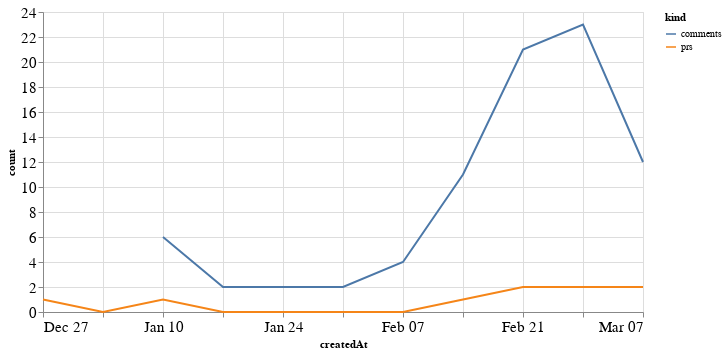

This figure's notebook cell:
### Code cell
alt.Chart(total_time, width=600).mark_line().encode(
    x='createdAt',
    y='count',
    color='kind'
)

### Figure 1 — Vega-Lite specification as saved in the notebook (floating-point values rounded to 4 significant figures)
{"config": {"axisLeft": {"labelFontSize": 15}, "axisBottom": {"labelFontSize": 15}}, "data": {"name": "data-c6f058f53fb024e5357417e7074bca57"}, "mark": "line", "encoding": {"color": {"type": "nominal", "field": "kind"}, "x": {"type": "temporal", "field": "createdAt"}, "y": {"type": "quantitative", "field": "count"}}, "width": 600, "$schema": "https://vega.github.io/schema/vega-lite/v4.8.1.json", "datasets": {"data-c6f058f53fb024e5357417e7074bca57": [{"createdAt": "2020-12-27T00:00:00", "kind": "prs", "count": 1.0}, {"createdAt": "2021-01-03T00:00:00", "kind": "prs", "count": 0.0}, {"createdAt": "2021-01-10T00:00:00", "kind": "prs", "count": 1.0}, {"createdAt": "2021-01-17T00:00:00", "kind": "prs", "count": 0.0}, {"createdAt": "2021-01-24T00:00:00", "kind": "prs", "count": 0.0}, {"createdAt": "2021-01-31T00:00:00", "kind": "prs", "count": 0.0}, {"createdAt": "2021-02-07T00:00:00", "kind": "prs", "count": 0.0}, {"createdAt": "2021-02-14T00:00:00", "kind": "prs", "count": 1.0}, {"createdAt": "2021-02-21T00:00:00", "kind": "prs", "count": 2.0}, {"createdAt": "2021-02-28T00:00:00", "kind": "prs", "count": 2.0}, {"createdAt": "2021-03-07T00:00:00", "kind": "prs", "count": 2.0}, {"createdAt": "2020-12-27T00:00:00", "kind": "comments", "count": null}, {"createdAt": "2021-01-03T00:00:00", "kind": "comments", "count": null}, {"createdAt": "2021-01-10T00:00:00", "kind": "comments", "count": 6.0}, {"createdAt": "2021-01-17T00:00:00", "kind": "comments", "count": 2.0}, {"createdAt": "2021-01-24T00:00:00", "kind": "comments", "count": 2.0}, {"createdAt": "2021-01-31T00:00:00", "kind": "comments", "count": 2.0}, {"createdAt": "2021-02-07T00:00:00", "kind": "comments", "count": 4.0}, {"createdAt": "2021-02-14T00:00:00", "kind": "comments", "count": 11.0}, {"createdAt": "2021-02-21T00:00:00", "kind": "comments", "count": 21.0}, {"createdAt": "2021-02-28T00:00:00", "kind": "comments", "count": 23.0}, {"createdAt": "2021-03-07T00:00:00", "kind": "comments", "count": 12.0}]}}
